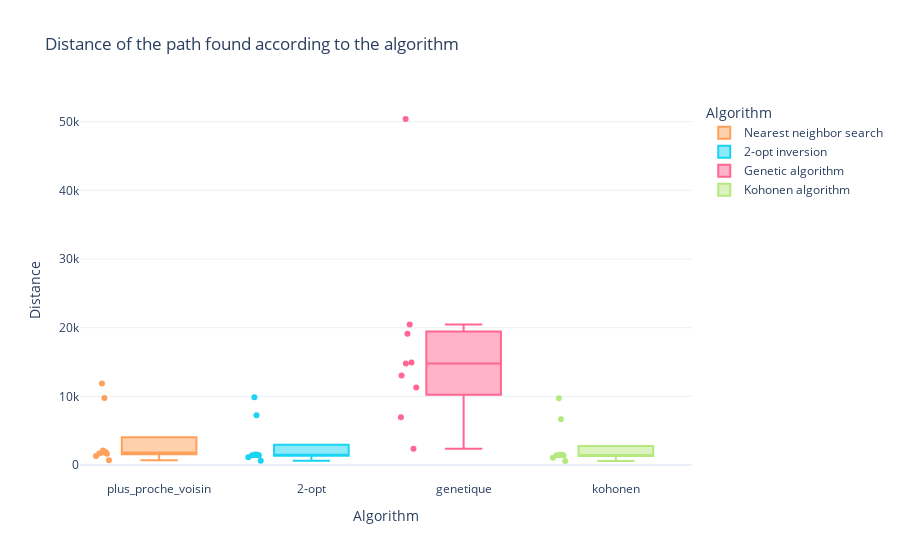
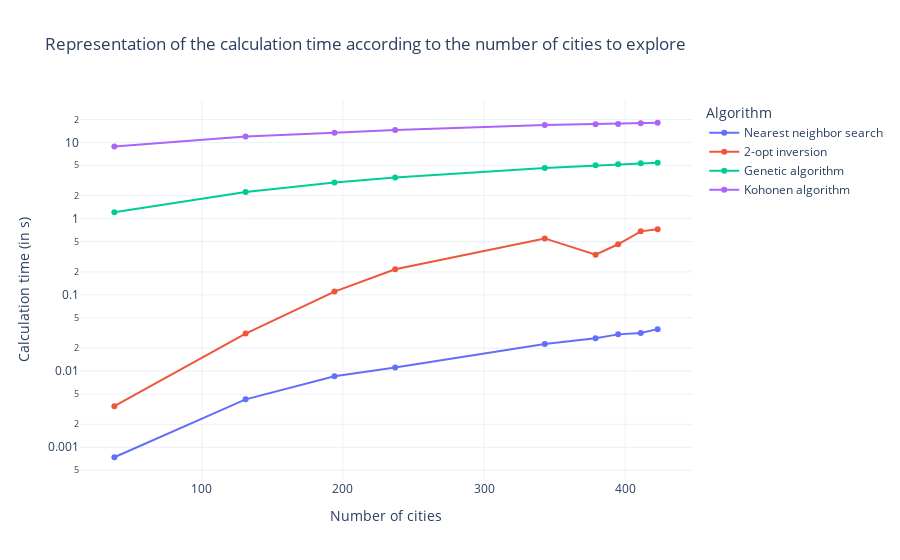

Notebook source saved alongside these figures, in order:
### Markdown cell above
### Création des visuels d'analyse des algorithmes

### Code cell
fig_analyse_distance = representation_resultats(
    'resultats/csv/test_global_algos.csv')
fig_analyse_distance.show()
print(f"La figure est accessible ici : '/resultats/figures/fig_distances.png'")

fig_analyse_temps_cacul = representation_temps_calcul(
    'resultats/csv/test_global_algos.csv')
fig_analyse_temps_cacul.show()
print(f"La figure est accessible ici : '/resultats/figures/fig_temps_calcul.png'")

### Figure 1 — Plotly figure (JSON) as saved in the notebook; plotly's stock layout.template omitted (floating-point values rounded to 4 significant figures)
{"data": [{"alignmentgroup": "True", "boxpoints": "all", "hovertemplate": "Algorithm=%{x}<br>Distance=%{y}<extra></extra>", "legendgroup": "Nearest neighbor search", "marker": {"color": "#FFA15A"}, "name": "Nearest neighbor search", "notched": false, "offsetgroup": "plus_proche_voisin", "orientation": "v", "showlegend": true, "type": "box", "x": ["plus_proche_voisin", "plus_proche_voisin", "plus_proche_voisin", "plus_proche_voisin", "plus_proche_voisin", "plus_proche_voisin", "plus_proche_voisin", "plus_proche_voisin", "plus_proche_voisin"], "x0": " ", "xaxis": "x", "y": [9749.0, 709.5, 11890.0, 1327.0, 2135.0, 1663.0, 1689.0, 1838.0, 1910.0], "y0": " ", "yaxis": "y"}, {"alignmentgroup": "True", "boxpoints": "all", "hovertemplate": "Algorithm=%{x}<br>Distance=%{y}<extra></extra>", "legendgroup": "2-opt inversion", "marker": {"color": "#19d3f3"}, "name": "2-opt inversion", "notched": false, "offsetgroup": "2-opt", "orientation": "v", "showlegend": true, "type": "box", "x": ["2-opt", "2-opt", "2-opt", "2-opt", "2-opt", "2-opt", "2-opt", "2-opt", "2-opt"], "x0": " ", "xaxis": "x", "y": [7245.0, 626.2, 9889.0, 1152.0, 1449.0, 1442.0, 1420.0, 1515.0, 1523.0], "y0": " ", "yaxis": "y"}, {"alignmentgroup": "True", "boxpoints": "all", "hovertemplate": "Algorithm=%{x}<br>Distance=%{y}<extra></extra>", "legendgroup": "Genetic algorithm", "marker": {"color": "#FF6692"}, "name": "Genetic algorithm", "notched": false, "offsetgroup": "genetique", "orientation": "v", "showlegend": true, "type": "box", "x": ["genetique", "genetique", "genetique", "genetique", "genetique", "genetique", "genetique", "genetique", "genetique"], "x0": " ", "xaxis": "x", "y": [11310.0, 2385.0, 50380.0, 6974.0, 19120.0, 20460.0, 13040.0, 14770.0, 14940.0], "y0": " ", "yaxis": "y"}, {"alignmentgroup": "True", "boxpoints": "all", "hovertemplate": "Algorithm=%{x}<br>Distance=%{y}<extra></extra>", "legendgroup": "Kohonen algorithm", "marker": {"color": "#B6E880"}, "name": "Kohonen algorithm", "notched": false, "offsetgroup": "kohonen", "orientation": "v", "showlegend": true, "type": "box", "x": ["kohonen", "kohonen", "kohonen", "kohonen", "kohonen", "kohonen", "kohonen", "kohonen", "kohonen"], "x0": " ", "xaxis": "x", "y": [6659.0, 591.8, 9726.0, 1079.0, 1439.0, 1415.0, 1378.0, 1490.0, 1500.0], "y0": " ", "yaxis": "y"}], "layout": {"boxmode": "overlay", "legend": {"title": {"text": "Algorithm"}, "tracegroupgap": 0}, "title": {"text": "Distance of the path found according to the algorithm"}, "xaxis": {"anchor": "y", "categoryarray": ["2-opt inversion", "Nearest neighbor search", "Genetic algorithm", "Kohonen algorithm", "plus_proche_voisin", "2-opt", "genetique", "kohonen"], "categoryorder": "array", "domain": [0, 1], "title": {"text": "Algorithm"}}, "yaxis": {"anchor": "x", "domain": [0, 1], "title": {"text": "Distance"}}}}

### Figure 2 — Plotly figure (JSON) as saved in the notebook; plotly's stock layout.template omitted (floating-point values rounded to 4 significant figures)
{"data": [{"hovertemplate": "Algorithm=Nearest neighbor search<br>Number of cities=%{x}<br>Calculation time (in s)=%{y}<extra></extra>", "legendgroup": "Nearest neighbor search", "line": {"color": "#636efa", "dash": "solid"}, "marker": {"symbol": "circle"}, "mode": "markers+lines", "name": "Nearest neighbor search", "orientation": "v", "showlegend": true, "type": "scatter", "x": [38, 131, 194, 237, 343, 379, 395, 411, 423], "xaxis": "x", "y": [0.0007401, 0.004253, 0.008569, 0.01115, 0.02257, 0.02688, 0.03029, 0.03158, 0.03549], "yaxis": "y"}, {"hovertemplate": "Algorithm=2-opt inversion<br>Number of cities=%{x}<br>Calculation time (in s)=%{y}<extra></extra>", "legendgroup": "2-opt inversion", "line": {"color": "#EF553B", "dash": "solid"}, "marker": {"symbol": "circle"}, "mode": "markers+lines", "name": "2-opt inversion", "orientation": "v", "showlegend": true, "type": "scatter", "x": [38, 131, 194, 237, 343, 379, 395, 411, 423], "xaxis": "x", "y": [0.003462, 0.03103, 0.1103, 0.2166, 0.5499, 0.3364, 0.461, 0.6804, 0.7255], "yaxis": "y"}, {"hovertemplate": "Algorithm=Genetic algorithm<br>Number of cities=%{x}<br>Calculation time (in s)=%{y}<extra></extra>", "legendgroup": "Genetic algorithm", "line": {"color": "#00cc96", "dash": "solid"}, "marker": {"symbol": "circle"}, "mode": "markers+lines", "name": "Genetic algorithm", "orientation": "v", "showlegend": true, "type": "scatter", "x": [38, 131, 194, 237, 343, 379, 395, 411, 423], "xaxis": "x", "y": [1.209, 2.236, 2.97, 3.451, 4.614, 5.007, 5.167, 5.314, 5.423], "yaxis": "y"}, {"hovertemplate": "Algorithm=Kohonen algorithm<br>Number of cities=%{x}<br>Calculation time (in s)=%{y}<extra></extra>", "legendgroup": "Kohonen algorithm", "line": {"color": "#ab63fa", "dash": "solid"}, "marker": {"symbol": "circle"}, "mode": "markers+lines", "name": "Kohonen algorithm", "orientation": "v", "showlegend": true, "type": "scatter", "x": [38, 131, 194, 237, 343, 379, 395, 411, 423], "xaxis": "x", "y": [8.814, 11.92, 13.43, 14.53, 16.85, 17.26, 17.48, 17.86, 18.1], "yaxis": "y"}], "layout": {"legend": {"title": {"text": "Algorithm"}, "tracegroupgap": 0}, "title": {"text": "Representation of the calculation time according to the number of cities to explore"}, "xaxis": {"anchor": "y", "domain": [0, 1], "title": {"text": "Number of cities"}}, "yaxis": {"anchor": "x", "domain": [0, 1], "title": {"text": "Calculation time (in s)"}, "type": "log"}}}
